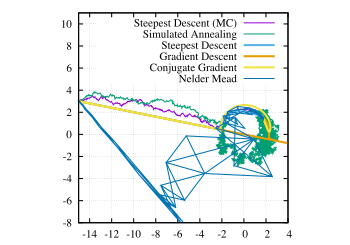

Recreate this plot in gnuplot.
set xrange [-15:4]
set yrange [-8:11]
set size square
set grid
plot \
"mc_steepest_descent_2d.dat" u 2:3 title "Steepest Descent (MC)" w l ,\
"simulated_annealing_2d.dat" u 3:4 title "Simulated Annealing" w l ,\
"steepest_descent_2d.dat" u 2:3 title "Steepest Descent" w l lw 2,\
"gradient_descent_2d.dat" u 2:3 title "Gradient Descent" w l lw 2,\
"cg_2d.dat" u 2:3 title "Conjugate Gradient" w l lw 2,\
"nelder_mead_2d.dat" u 4:5 title "Nelder Mead" w l
